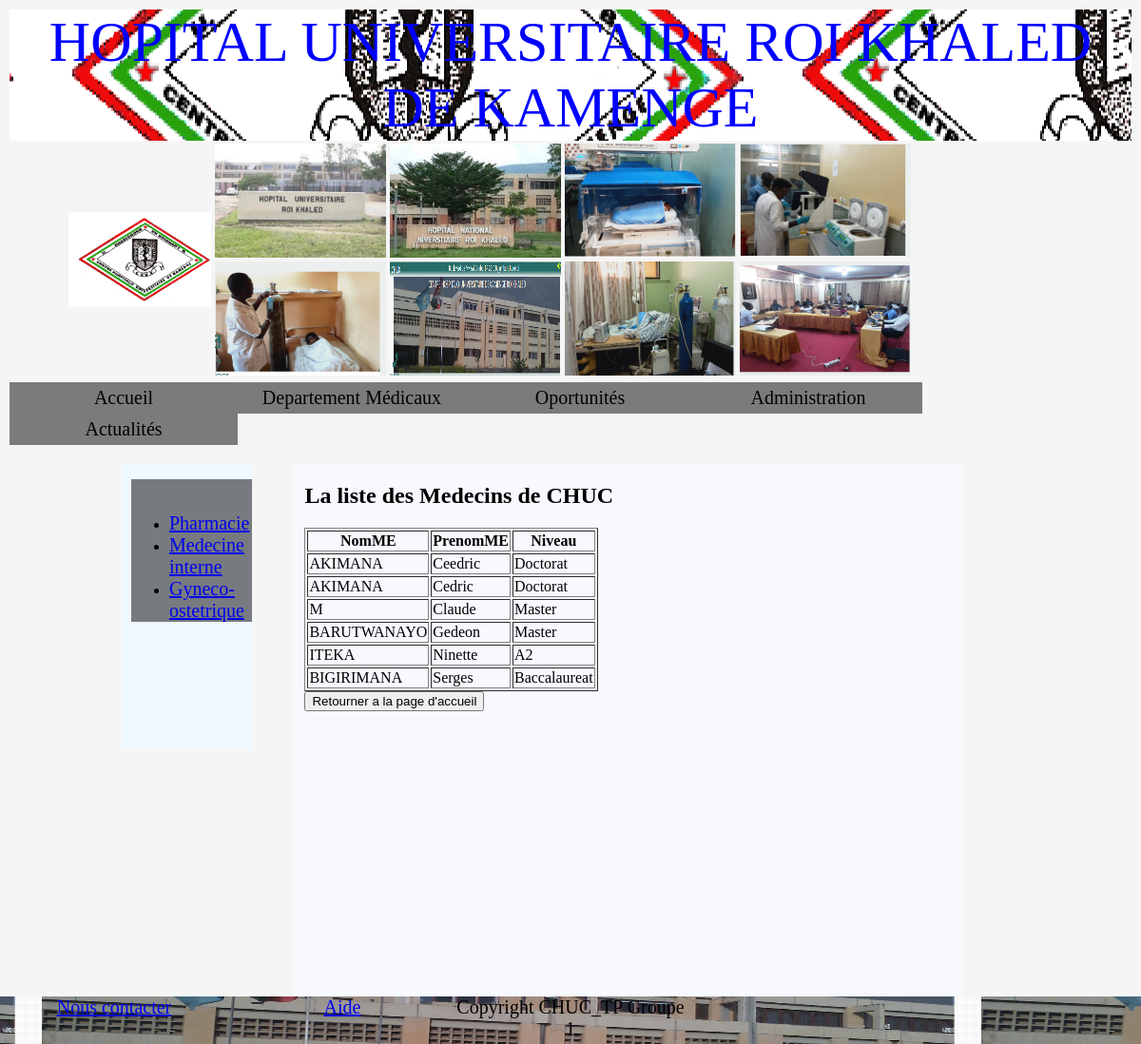
The app's page /index.php?action=Medecin with its own data.
### tables this page shows
CREATE TABLE `medecin` (
  `UserName` varchar(20) NOT NULL,
  `Password` varchar(20) NOT NULL,
  `NomME` varchar(20) NOT NULL,
  `PrenomME` varchar(20) NOT NULL,
  `DateNaissance` date NOT NULL,
  `Niveau` varchar(20) NOT NULL
);

### Medecin.php (the view, shortened to what this page needs)
 <h2>La liste des Medecins de CHUC</h2>
 <?php
$servername = "localhost";
$username = "root";
$password = "";
$dbname = "gestionchuc";
$conn = mysqli_connect($servername, $username, $password, $dbname);
?>
 <?php
	$rq=mysqli_query($conn,"select * from medecin");
	print'<div style="overflow-x:auto;">';
	print'<table border="1" id="tbfich">';
	print'<tr><th>NomME</th><th>PrenomME</th><th>Niveau</th></tr>';
	while ($row = mysqli_fetch_assoc($rq)){
	$codenom=$row['NomME'];
	$codeprenom=$row['PrenomME'];
	$codeniv=$row['Niveau'];
	print'<tr>';
	print'<td>';
	     echo 	$codenom;
	print'</td>';
		print'<td>';
	     echo 	$codeprenom;
	print'</td>';
	print'<td>';
	     echo $codeniv;
	print'</td>';
	print'</tr>';
		}
	print'</table >';
print'</div>';
	?>
	<input type="submit" name="retour" value="Retourner a la page d'accueil" class="bouton" />

### index.php (shortened to what this page needs)
 <!DOCTYPE html>
<html>
<head>
  <link rel="stylesheet" href="css/style1.css" />
</head>
<body>
  <header>
    <div id="titre"> HOPITAL UNIVERSITAIRE ROI KHALED DE KAMENGE</div>
    <div  class="dlogo">
	<table id="hopital">
	<tr>
       <td> <img src="images/logo1.PNG" width="150"  height="100" /> </td>
       <td width="800"  height="100">
	   <MARQUEE scrollamount="10" direction="left"  onmouseover="this.stop()" onmouseout="this.start()">
<img src="images/image2.PNG" width="180"  height="120"  />
<img src="images/image3.JPEG" width="180"  height="120"  />
<img src="images/image1.PNG" width="180"  height="120"  />
<img src="images/image4.PNG" width="180"  height="120"  />
<img src="images/image5.PNG" width="180"  height="120"  />
<img src="images/image6.PNG" width="180"  height="120"  />
<img src="images/image7.PNG" width="180"  height="120"  />
<img src="images/image8.PNG" width="180"  height="120"  />
	   </td>
	   </tr>
	   </table>
    </div>
  </header>
  <nav class="nav">
    <div id= "menuP">
       <ul>
         <li>
           <a class = "cmenu" href="" > Accueil</a>
         </li>
         <li>
          <a class = "cmenu" href="" > Departement M&eacutedicaux</a>
         </li>
         <li>
           <a class = "cmenu" href="" >Oportunit&eacutes</a>
         </li>
         <li>
           <a class = "cmenu" href="" >Administration</a>
         </li>
         <li>
            <a class = "cmenu" href="" >Actualit&eacutes</a>
         </li>
     </ul>
 </div>
 </nav>
 <p> </br> </br> </br> </p>
<section class="csection">
<div id="bmenuvertu">
<ul id="navigation">
  <li><a href="index.php?action=Pharmacie" >Pharmacie</a></li>
  <li><a href="index.php?action=Medecine" >Medecine interne</a></li>
  <li><a href="index.php?action=Gyneco-ostetrique" >Gyneco-ostetrique</a></li>
</ul>
 </div>
 <div class="contenu">
 <?php
 if(isset($_GET["action"]))
  include ($_GET["action"] . ".php");
 else
	 include("Presentation.php");
?>
</div>
</section>
<footer id="cfooter">
  <ul>
    <li> <a  class ="smenu" href="index.php?action=contact">Nous contacter </a> </li>
    <li> <a  class ="smenu" href ="index.php?action=contact">Aide </a></li>
    <li class ="smenu"> Copyright CHUC_TP Groupe 1 </li>
  </ul>
</footer>
</body>
</html>

### css/style1.css (style rules this page uses)
body { margin:10px; background-color: #F5F5F5; }
#titre { font-size :60px; font-family :Impact; text-align:center; color:blue; background: url(../images/logo1.PNG) 10px; }
.dlogo { width:90%; margin-left : 5%; }
#hopital { border:0; }
#hopital tr td { border:0px; }
#menuP ul { margin:0; padding:0; list-style-type:none; text-align:center; }
#menuP li { float:left; margin:auto; padding:0; background: rgba(5,0,.0,.5); }
#menuP ul li a { display:block; width:230px; color:black; text-decoration:none; padding:5px; font-size :20px; font-family :Elephant; }
#cfooter { position: fixed; bottom: 0px; left: 0px; text-align: center; width:100%; margin-left: 0px; vertical-align: bottom; background:url(../images/image6.PNG) 20px; height: 50px; }
#cfooter ul { margin:0; padding:0; list-style-type:none; text-align:center; }
#cfooter ul li { float:left; width :20%; font-size :20px; }
#cfooter ul li a { font-size :20px; font-family :Arial Black; }
#bmenuvertu { width: 12%; height:300px; position:relative; float:left; background-color: aliceblue; margin:0; padding-left:10px; }
.contenu { width:65%; height:600px; position:relative; float:left; margin-left :45px; padding-left :10px; overflow : auto; background-color : #F8F8FF; }
#navigation a { font-size : 20px; text-align : left; padding-top : 35px; }
#navigation { padding-top : 35px; margin-left : 0%; background: rgba(0,0,.5,.5); float: none; }
section { margin-left : 10%; width: 90%; height:600px; }

### records on screen
medecin: NomME "AKIMANA", PrenomME "Ceedric", Niveau "Doctorat"
medecin: NomME "AKIMANA", PrenomME "Cedric", Niveau "Doctorat"
medecin: NomME "M", PrenomME "Claude", Niveau "Master"
medecin: NomME "BARUTWANAYO", PrenomME "Gedeon", Niveau "Master"
medecin: NomME "ITEKA", PrenomME "Ninette", Niveau "A2"
medecin: NomME "BIGIRIMANA", PrenomME "Serges", Niveau "Baccalaureat"
